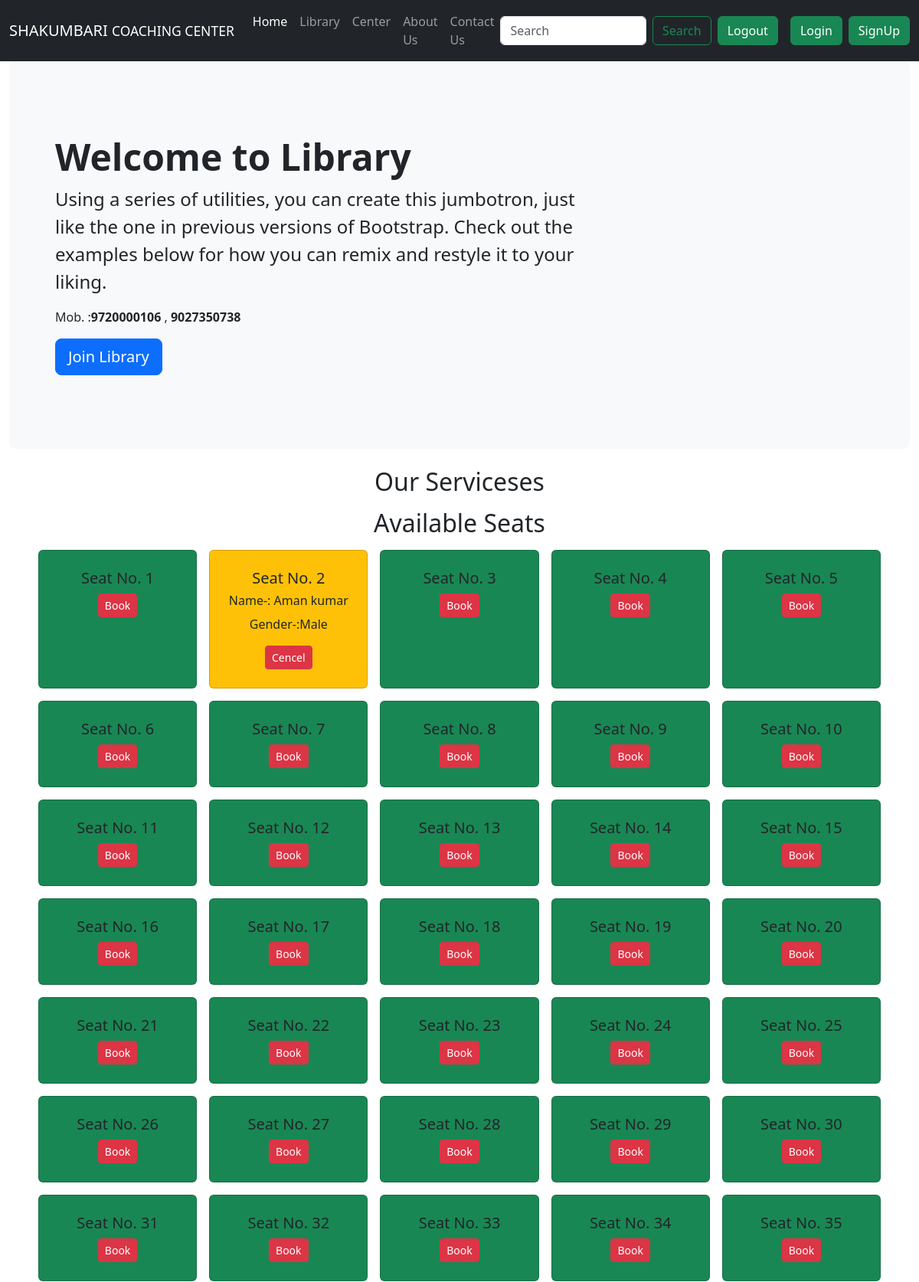
/library/ (upper part), run on the app's committed database.
### library/models.py (models this page shows)
class Seat(models.Model):
    seat_number  = models.IntegerField(unique=True)
    is_booked = models.BooleanField(default=False)
    myuser = models.CharField(max_length=350)
    name = models.CharField(max_length=100)
    gender = models.CharField(max_length=10)
    created_at = models.DateTimeField(default=timezone.now)
    def __str__(self):
        return str(self.seat_number)

### library/views.py (the view)
# urls.py: path('', views.index, name="centerHome"),
def index(request):
    username = request.user.username
    print(username)
    available_seats = Seat.objects.filter(is_booked=False)
    seats = Seat.objects.all()
    params = {"seats":available_seats, "tseats":seats}
    return render(request,"library/index.html", params)

### templates/library/index.html (shortened to what this page needs)
{% extends 'base.html' %}
{% block body %}
<div class="container-fluid">
  <div class="p-5 mb-4 bg-body-tertiary m-0 rounded-3">
    <div class="container-fluid py-5">
      <h1 class="display-5 fw-bold">Welcome to Library</h1>
      <p class="col-md-8 fs-4">Using a series of utilities, you can create this jumbotron, just like the one in previous
        versions of Bootstrap. Check out the examples below for how you can remix and restyle it to your liking.</p>
      <p>Mob. :<Strong>9720000106</Strong> , <strong>9027350738</strong></p>
      <button class="btn btn-primary btn-lg" type="button">Join Library</button>
    </div>
  </div>
</div>
<div class="container-fluid  my-3 ">
  <h2 class=" centre">Our Serviceses</h2>
</div>
<div class="container">
 <div class="container text-center">
  <h2 class=" centre">Available Seats</h2>
  <div class="row">
    {% for seat in tseats %}
    {% if not seat.is_booked %}
    <div class="card col p-2 m-2 bg-success" style="width: 18rem;">
      <div class="card-body">
        <h5 class="card-title">Seat No. {{seat}}</h5>
        <a href="/library/book/" class="btn btn-danger  btn-sm">Book</a>
      </div>
    </div>
    {% else %}
    <div class="card col p-2 m-2 bg-warning" style="width: 18rem;">
      <div class="card-body">
        <h5 class="card-title">Seat No. {{seat}}</h5>
        <h6>Name-: {{seat.name}} </h6>
        <p>Gender-:{{seat.gender}} </p>
        <a href="/library/cencelseat/{{seat}}" class="btn btn-danger  btn-sm">Cencel</a>
      </div>
    </div>
    {% endif %}
    {% if forloop.counter|divisibleby:5 and forloop.counter > 0 and not forloop.last %}
  </div>
  <div class="row">
    {% endif %}
    {% endfor %}
  </div>
</div>
</div>
{% endblock %}

### templates/base.html (shortened to what this page needs)
<!doctype html>
<html lang="en">
  <head>
    <link href="https://cdn.jsdelivr.net/npm/bootstrap@5.3.0-alpha3/dist/css/bootstrap.min.css" rel="stylesheet">
  </head>
  <body>
{% load static %}
    <nav class="navbar navbar-expand-lg bg-dark navbar-dark">
        <div class="container-fluid">
          <a class="navbar-brand" href="#">SHAKUMBARI <small>COACHING CENTER </small> </a>
          <div class="collapse navbar-collapse" id="navbarSupportedContent">
            <ul class="navbar-nav me-auto mb-2 mb-lg-0">
              <li class="nav-item">
                <a class="nav-link active" aria-current="page" href="/">Home</a>
              </li>
              <li class="nav-item">
                <a class="nav-link" href="/library">Library</a>
              </li>
              <li class="nav-item">
                <a class="nav-link" href="/center">Center</a>
              </li>
              <li class="nav-item">
                <a class="nav-link" href="#">About Us</a>
              </li>
              <li class="nav-item">
                <a class="nav-link" href="#">Contact Us</a>
              </li>
            </ul>
            <form class="d-flex" role="search">
              <input class="form-control me-2" type="search" placeholder="Search" aria-label="Search">
              <button class="btn btn-outline-success" type="submit">Search</button>
              <a href="/library/logout/" class="btn btn-success mx-2" >Logout</a>
              <a href="/library/login/" class="btn btn-success mx-2" >Login</a>
            </form>
            <button type="button" class="btn btn-success" data-bs-toggle="modal" data-bs-target="#exampleModal">
              SignUp
            </button>
          </div>
        </div>
      </nav>
    {% block body %}{% endblock  %}
  </body>
</html>

### templates/library/index.html (style rules this page uses)
.centre { text-align: center; }

### data on the page
Seat: seat_number "1"
Seat: seat_number "2", name "Aman kumar", gender "Male"
Seat: seat_number "3"
Seat: seat_number "4"
Seat: seat_number "5"
Seat: seat_number "6"
Seat: seat_number "7"
Seat: seat_number "8"
Seat: seat_number "9"
Seat: seat_number "10"
Seat: seat_number "11"
Seat: seat_number "12"
Seat: seat_number "13"
Seat: seat_number "14"
Seat: seat_number "15"
Seat: seat_number "16"
Seat: seat_number "17"
Seat: seat_number "18"
Seat: seat_number "19"
Seat: seat_number "20"
Seat: seat_number "21"
Seat: seat_number "22"
Seat: seat_number "23"
Seat: seat_number "24"
Seat: seat_number "25"
Seat: seat_number "26"
Seat: seat_number "27"
Seat: seat_number "28"
Seat: seat_number "29"
Seat: seat_number "30"
Seat: seat_number "31"
Seat: seat_number "32"
Seat: seat_number "33"
Seat: seat_number "34"
Seat: seat_number "35"
